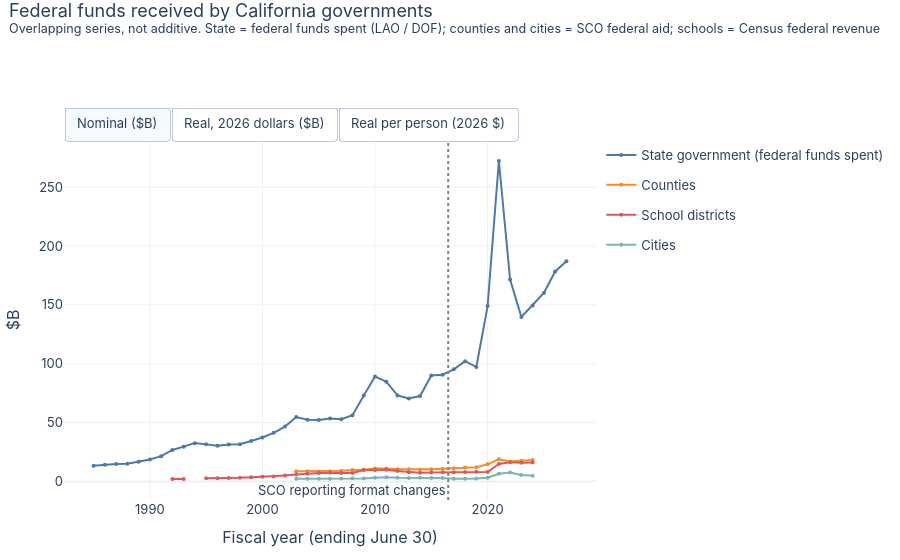

Here is the notebook cell this chart was saved with:
### Markdown cell above
## Federal funds received by California governments
Federal money received by the state, counties, cities and school districts. **These lines overlap and must not be added**: state spending of federal funds includes money passed to counties and schools, and much county federal aid is public assistance and health programs that also run through the state budget. Counties and cities start in 2003 (SCO).

### Code cell
d = add_views(gov.dropna())
fig = line_toggle(d, "recipient", "Federal funds received by California governments",
                  "Overlapping series, not additive. State = federal funds spent (LAO / DOF); counties and cities = SCO federal aid; schools = Census federal revenue",
                  order=["State government (federal funds spent)", "Counties", "School districts", "Cities"], breaks={2016.5: "SCO reporting format changes"})
fig.show()

### Figure 1 — Plotly figure (JSON) as saved in the notebook; plotly's stock layout.template omitted (floating-point values rounded to 4 significant figures)
{"data": [{"hovertemplate": "%{y:$%,.1f}", "legendgroup": "State government (federal funds spent)", "line": {"color": "#4e79a7", "dash": "solid"}, "marker": {"size": 4}, "mode": "lines+markers", "name": "State government (federal funds spent)", "showlegend": true, "type": "scatter", "visible": true, "x": [1985, 1986, 1987, 1988, 1989, 1990, 1991, 1992, 1993, 1994, 1995, 1996, 1997, 1998, 1999, 2000, 2001, 2002, 2003, 2004, 2005, 2006, 2007, 2008, 2009, 2010, 2011, 2012, 2013, 2014, 2015, 2016, 2017, 2018, 2019, 2020, 2021, 2022, 2023, 2024, 2025, 2026, 2027], "y": [13.37, 14.28, 14.74, 14.95, 16.63, 18.66, 21.48, 26.72, 29.58, 32.55, 31.5, 30.34, 31.39, 31.65, 34.37, 37.3, 41.27, 46.62, 54.73, 52.42, 52.12, 53.57, 52.94, 56.21, 73.09, 89.09, 84.76, 73.06, 70.43, 72.58, 90.05, 90.69, 95.3, 102.2, 97.2, 149.0, 272.3, 171.5, 139.7, 149.5, 160.1, 178.4, 187.2]}, {"hovertemplate": "%{y:$%,.1f}", "legendgroup": "Counties", "line": {"color": "#f28e2b", "dash": "solid"}, "marker": {"size": 4}, "mode": "lines+markers", "name": "Counties", "showlegend": true, "type": "scatter", "visible": true, "x": [1985, 1986, 1987, 1988, 1989, 1990, 1991, 1992, 1993, 1994, 1995, 1996, 1997, 1998, 1999, 2000, 2001, 2002, 2003, 2004, 2005, 2006, 2007, 2008, 2009, 2010, 2011, 2012, 2013, 2014, 2015, 2016, 2017, 2018, 2019, 2020, 2021, 2022, 2023, 2024, 2025, 2026, 2027], "y": [NaN, NaN, NaN, NaN, NaN, NaN, NaN, NaN, NaN, NaN, NaN, NaN, NaN, NaN, NaN, NaN, NaN, NaN, 8.593, 8.676, 8.469, 8.666, 9.018, 9.755, 9.85, 11.02, 11.05, 10.29, 10.29, 10.2, 10.37, 10.88, 11.24, 11.76, 12.05, 14.53, 18.83, 17.02, 17.52, 18.28, NaN, NaN, NaN]}, {"hovertemplate": "%{y:$%,.1f}", "legendgroup": "School districts", "line": {"color": "#e15759", "dash": "solid"}, "marker": {"size": 4}, "mode": "lines+markers", "name": "School districts", "showlegend": true, "type": "scatter", "visible": true, "x": [1985, 1986, 1987, 1988, 1989, 1990, 1991, 1992, 1993, 1994, 1995, 1996, 1997, 1998, 1999, 2000, 2001, 2002, 2003, 2004, 2005, 2006, 2007, 2008, 2009, 2010, 2011, 2012, 2013, 2014, 2015, 2016, 2017, 2018, 2019, 2020, 2021, 2022, 2023, 2024, 2025, 2026, 2027], "y": [NaN, NaN, NaN, NaN, NaN, NaN, NaN, 2.072, 2.151, NaN, 2.612, 2.604, 2.851, 3.149, 3.6, 4.025, 4.28, 5.084, 5.796, 6.634, 7.149, 7.421, 7.2, 7.227, 9.745, 9.716, 9.99, 8.793, 7.836, 7.415, 7.556, 7.709, 7.89, 7.986, 8.163, 7.995, 14.81, 16.3, 15.93, 16.06, NaN, NaN, NaN]}, {"hovertemplate": "%{y:$%,.1f}", "legendgroup": "Cities", "line": {"color": "#76b7b2", "dash": "solid"}, "marker": {"size": 4}, "mode": "lines+markers", "name": "Cities", "showlegend": true, "type": "scatter", "visible": true, "x": [1985, 1986, 1987, 1988, 1989, 1990, 1991, 1992, 1993, 1994, 1995, 1996, 1997, 1998, 1999, 2000, 2001, 2002, 2003, 2004, 2005, 2006, 2007, 2008, 2009, 2010, 2011, 2012, 2013, 2014, 2015, 2016, 2017, 2018, 2019, 2020, 2021, 2022, 2023, 2024, 2025, 2026, 2027], "y": [NaN, NaN, NaN, NaN, NaN, NaN, NaN, NaN, NaN, NaN, NaN, NaN, NaN, NaN, NaN, NaN, NaN, NaN, 2.363, 2.345, 2.263, 2.281, 2.534, 2.623, 2.462, 3.149, 3.568, 3.199, 2.897, 3.121, 2.831, 2.932, 2.265, 2.34, 2.401, 3.223, 6.577, 7.603, 5.409, 4.882, NaN, NaN, NaN]}, {"hovertemplate": "%{y:$%,.1f}", "legendgroup": "State government (federal funds spent)", "line": {"color": "#4e79a7", "dash": "solid"}, "marker": {"size": 4}, "mode": "lines+markers", "name": "State government (federal funds spent)", "showlegend": false, "type": "scatter", "visible": false, "x": [1985, 1986, 1987, 1988, 1989, 1990, 1991, 1992, 1993, 1994, 1995, 1996, 1997, 1998, 1999, 2000, 2001, 2002, 2003, 2004, 2005, 2006, 2007, 2008, 2009, 2010, 2011, 2012, 2013, 2014, 2015, 2016, 2017, 2018, 2019, 2020, 2021, 2022, 2023, 2024, 2025, 2026, 2027], "y": [41.41, 42.97, 43.42, 42.28, 44.96, 48.15, 52.57, 63.36, 68.02, 72.93, 68.61, 64.34, 64.71, 64.1, 68.44, 72.19, 77.24, 85.74, 98.48, 92.29, 89.08, 88.22, 84.97, 87.0, 111.6, 134.7, 125.6, 105.2, 99.73, 101.2, 124.7, 124.7, 128.7, 135.0, 125.8, 189.8, 339.0, 199.3, 152.8, 158.2, 165.1, 178.4, 187.2]}, {"hovertemplate": "%{y:$%,.1f}", "legendgroup": "Counties", "line": {"color": "#f28e2b", "dash": "solid"}, "marker": {"size": 4}, "mode": "lines+markers", "name": "Counties", "showlegend": false, "type": "scatter", "visible": false, "x": [1985, 1986, 1987, 1988, 1989, 1990, 1991, 1992, 1993, 1994, 1995, 1996, 1997, 1998, 1999, 2000, 2001, 2002, 2003, 2004, 2005, 2006, 2007, 2008, 2009, 2010, 2011, 2012, 2013, 2014, 2015, 2016, 2017, 2018, 2019, 2020, 2021, 2022, 2023, 2024, 2025, 2026, 2027], "y": [NaN, NaN, NaN, NaN, NaN, NaN, NaN, NaN, NaN, NaN, NaN, NaN, NaN, NaN, NaN, NaN, NaN, NaN, 15.46, 15.27, 14.47, 14.27, 14.48, 15.1, 15.04, 16.66, 16.37, 14.81, 14.57, 14.22, 14.35, 14.96, 15.17, 15.53, 15.59, 18.51, 23.45, 19.77, 19.16, 19.35, NaN, NaN, NaN]}, {"hovertemplate": "%{y:$%,.1f}", "legendgroup": "School districts", "line": {"color": "#e15759", "dash": "solid"}, "marker": {"size": 4}, "mode": "lines+markers", "name": "School districts", "showlegend": false, "type": "scatter", "visible": false, "x": [1985, 1986, 1987, 1988, 1989, 1990, 1991, 1992, 1993, 1994, 1995, 1996, 1997, 1998, 1999, 2000, 2001, 2002, 2003, 2004, 2005, 2006, 2007, 2008, 2009, 2010, 2011, 2012, 2013, 2014, 2015, 2016, 2017, 2018, 2019, 2020, 2021, 2022, 2023, 2024, 2025, 2026, 2027], "y": [NaN, NaN, NaN, NaN, NaN, NaN, NaN, 4.914, 4.946, NaN, 5.69, 5.522, 5.878, 6.379, 7.168, 7.79, 8.011, 9.35, 10.43, 11.68, 12.22, 12.22, 11.56, 11.19, 14.88, 14.69, 14.81, 12.66, 11.1, 10.34, 10.46, 10.6, 10.65, 10.55, 10.56, 10.18, 18.44, 18.93, 17.42, 17.0, NaN, NaN, NaN]}, {"hovertemplate": "%{y:$%,.1f}", "legendgroup": "Cities", "line": {"color": "#76b7b2", "dash": "solid"}, "marker": {"size": 4}, "mode": "lines+markers", "name": "Cities", "showlegend": false, "type": "scatter", "visible": false, "x": [1985, 1986, 1987, 1988, 1989, 1990, 1991, 1992, 1993, 1994, 1995, 1996, 1997, 1998, 1999, 2000, 2001, 2002, 2003, 2004, 2005, 2006, 2007, 2008, 2009, 2010, 2011, 2012, 2013, 2014, 2015, 2016, 2017, 2018, 2019, 2020, 2021, 2022, 2023, 2024, 2025, 2026, 2027], "y": [NaN, NaN, NaN, NaN, NaN, NaN, NaN, NaN, NaN, NaN, NaN, NaN, NaN, NaN, NaN, NaN, NaN, NaN, 4.251, 4.129, 3.868, 3.756, 4.068, 4.059, 3.758, 4.76, 5.288, 4.606, 4.103, 4.351, 3.919, 4.033, 3.058, 3.089, 3.106, 4.105, 8.189, 8.832, 5.914, 5.168, NaN, NaN, NaN]}, {"hovertemplate": "%{y:$%,.0f}", "legendgroup": "State government (federal funds spent)", "line": {"color": "#4e79a7", "dash": "solid"}, "marker": {"size": 4}, "mode": "lines+markers", "name": "State government (federal funds spent)", "showlegend": false, "type": "scatter", "visible": false, "x": [1985, 1986, 1987, 1988, 1989, 1990, 1991, 1992, 1993, 1994, 1995, 1996, 1997, 1998, 1999, 2000, 2001, 2002, 2003, 2004, 2005, 2006, 2007, 2008, 2009, 2010, 2011, 2012, 2013, 2014, 2015, 2016, 2017, 2018, 2019, 2020, 2021, 2022, 2023, 2024, 2025, 2026, 2027], "y": [1584.0, 1605.0, 1582.0, 1504.0, 1559.0, 1628.0, 1742.0, 2068.0, 2193.0, 2335.0, 2185.0, 2034.0, 2022.0, 1975.0, 2079.0, 2151.0, 2256.0, 2472.0, 2809.0, 2606.0, 2495.0, 2456.0, 2351.0, 2388.0, 3033.0, 3626.0, 3352.0, 2784.0, 2618.0, 2634.0, 3218.0, 3196.0, 3279.0, 3427.0, 3189.0, 4806.0, 8618.0, 5092.0, 3902.0, 4029.0, 4194.0, 4534.0, 4756.0]}, {"hovertemplate": "%{y:$%,.0f}", "legendgroup": "Counties", "line": {"color": "#f28e2b", "dash": "solid"}, "marker": {"size": 4}, "mode": "lines+markers", "name": "Counties", "showlegend": false, "type": "scatter", "visible": false, "x": [1985, 1986, 1987, 1988, 1989, 1990, 1991, 1992, 1993, 1994, 1995, 1996, 1997, 1998, 1999, 2000, 2001, 2002, 2003, 2004, 2005, 2006, 2007, 2008, 2009, 2010, 2011, 2012, 2013, 2014, 2015, 2016, 2017, 2018, 2019, 2020, 2021, 2022, 2023, 2024, 2025, 2026, 2027], "y": [NaN, NaN, NaN, NaN, NaN, NaN, NaN, NaN, NaN, NaN, NaN, NaN, NaN, NaN, NaN, NaN, NaN, NaN, 441.0, 431.3, 405.4, 397.3, 400.6, 414.5, 408.8, 448.5, 436.9, 392.0, 382.4, 370.0, 370.4, 383.3, 386.7, 394.2, 395.3, 468.7, 596.1, 505.1, 489.4, 492.7, NaN, NaN, NaN]}, {"hovertemplate": "%{y:$%,.0f}", "legendgroup": "School districts", "line": {"color": "#e15759", "dash": "solid"}, "marker": {"size": 4}, "mode": "lines+markers", "name": "School districts", "showlegend": false, "type": "scatter", "visible": false, "x": [1985, 1986, 1987, 1988, 1989, 1990, 1991, 1992, 1993, 1994, 1995, 1996, 1997, 1998, 1999, 2000, 2001, 2002, 2003, 2004, 2005, 2006, 2007, 2008, 2009, 2010, 2011, 2012, 2013, 2014, 2015, 2016, 2017, 2018, 2019, 2020, 2021, 2022, 2023, 2024, 2025, 2026, 2027], "y": [NaN, NaN, NaN, NaN, NaN, NaN, NaN, 160.4, 159.5, NaN, 181.2, 174.5, 183.7, 196.6, 217.8, 232.1, 234.0, 269.6, 297.4, 329.8, 342.2, 340.2, 319.9, 307.1, 404.4, 395.4, 395.1, 335.0, 291.2, 269.1, 270.0, 271.7, 271.4, 267.7, 267.8, 257.9, 468.7, 483.8, 444.9, 432.9, NaN, NaN, NaN]}, {"hovertemplate": "%{y:$%,.0f}", "legendgroup": "Cities", "line": {"color": "#76b7b2", "dash": "solid"}, "marker": {"size": 4}, "mode": "lines+markers", "name": "Cities", "showlegend": false, "type": "scatter", "visible": false, "x": [1985, 1986, 1987, 1988, 1989, 1990, 1991, 1992, 1993, 1994, 1995, 1996, 1997, 1998, 1999, 2000, 2001, 2002, 2003, 2004, 2005, 2006, 2007, 2008, 2009, 2010, 2011, 2012, 2013, 2014, 2015, 2016, 2017, 2018, 2019, 2020, 2021, 2022, 2023, 2024, 2025, 2026, 2027], "y": [NaN, NaN, NaN, NaN, NaN, NaN, NaN, NaN, NaN, NaN, NaN, NaN, NaN, NaN, NaN, NaN, NaN, NaN, 121.2, 116.6, 108.3, 104.6, 112.6, 111.4, 102.2, 128.2, 141.1, 121.9, 107.7, 113.3, 101.1, 103.3, 77.93, 78.44, 78.75, 104.0, 208.2, 225.7, 151.0, 131.6, NaN, NaN, NaN]}], "layout": {"annotations": [{"showarrow": false, "text": "SCO reporting format changes", "x": 2016.0, "xanchor": "right", "xref": "x", "y": 0, "yanchor": "bottom", "yref": "y domain"}], "font": {"family": "-apple-system, Segoe UI, sans-serif", "size": 13}, "height": 560, "hovermode": "x unified", "legend": {"orientation": "v", "x": 1.01}, "margin": {"b": 60, "l": 60, "r": 20, "t": 140}, "shapes": [{"line": {"color": "grey", "dash": "dot"}, "type": "line", "x0": 2016.0, "x1": 2016.0, "xref": "x", "y0": 0, "y1": 1, "yref": "y domain"}], "title": {"text": "Federal funds received by California governments<br><sup>Overlapping series, not additive. State = federal funds spent (LAO / DOF); counties and cities = SCO federal aid; schools = Census federal revenue</sup>", "x": 0.01, "y": 0.97, "yanchor": "top"}, "updatemenus": [{"active": 0, "buttons": [{"args": [{"showlegend": [true, true, true, true, false, false, false, false, false, false, false, false], "visible": [true, true, true, true, false, false, false, false, false, false, false, false]}, {"yaxis.title.text": "$B"}], "label": "Nominal ($B)", "method": "update"}, {"args": [{"showlegend": [false, false, false, false, true, true, true, true, false, false, false, false], "visible": [false, false, false, false, true, true, true, true, false, false, false, false]}, {"yaxis.title.text": "$B"}], "label": "Real, 2026 dollars ($B)", "method": "update"}, {"args": [{"showlegend": [false, false, false, false, false, false, false, false, true, true, true, true], "visible": [false, false, false, false, false, false, false, false, true, true, true, true]}, {"yaxis.title.text": "$ per person"}], "label": "Real per person (2026 $)", "method": "update"}], "direction": "right", "showactive": true, "type": "buttons", "x": 0, "xanchor": "left", "y": 1.0, "yanchor": "bottom"}], "xaxis": {"title": {"text": "Fiscal year (ending June 30)"}}, "yaxis": {"title": {"text": "$B"}}}}
